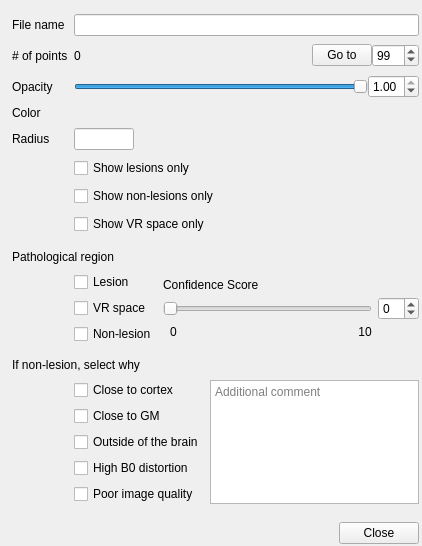
<?xml version="1.0" encoding="UTF-8"?>
<ui version="4.0">
 <class>ToolWindowLesionPopup</class>
 <widget class="QWidget" name="ToolWindowLesionPopup">
  <property name="geometry">
   <rect>
    <x>0</x>
    <y>0</y>
    <width>422</width>
    <height>541</height>
   </rect>
  </property>
  <property name="windowTitle">
   <string>Lesion Pop-up Navigator</string>
  </property>
  <layout class="QVBoxLayout" name="verticalLayout">
   <property name="leftMargin">
    <number>12</number>
   </property>
   <property name="rightMargin">
    <number>3</number>
   </property>
   <property name="bottomMargin">
    <number>0</number>
   </property>
   <item>
    <layout class="QGridLayout" name="gridLayout" columnstretch="0,0">
     <property name="topMargin">
      <number>3</number>
     </property>
     <property name="verticalSpacing">
      <number>8</number>
     </property>
     <item row="11" column="0" colspan="2">
      <widget class="QLabel" name="label_5">
       <property name="text">
        <string>If non-lesion, select why</string>
       </property>
      </widget>
     </item>
     <item row="6" column="1">
      <widget class="QCheckBox" name="checkBoxShowNonLesionOnly">
       <property name="text">
        <string>Show non-lesions only</string>
       </property>
       <property name="checked">
        <bool>false</bool>
       </property>
      </widget>
     </item>
     <item row="1" column="1">
      <layout class="QHBoxLayout" name="horizontalLayout_5">
       <item>
        <widget class="QLabel" name="labelNumberTotal">
         <property name="text">
          <string>0</string>
         </property>
        </widget>
       </item>
       <item>
        <spacer name="horizontalSpacer_5">
         <property name="orientation">
          <enum>Qt::Horizontal</enum>
         </property>
         <property name="sizeHint" stdset="0">
          <size>
           <width>40</width>
           <height>20</height>
          </size>
         </property>
        </spacer>
       </item>
       <item>
        <widget class="QPushButton" name="pushButtonGoToPoint">
         <property name="maximumSize">
          <size>
           <width>60</width>
           <height>16777215</height>
          </size>
         </property>
         <property name="text">
          <string>Go to</string>
         </property>
        </widget>
       </item>
       <item>
        <widget class="QSpinBox" name="spinBoxGoToPoint">
         <property name="wrapping">
          <bool>true</bool>
         </property>
         <property name="minimum">
          <number>1</number>
         </property>
         <property name="maximum">
          <number>999</number>
         </property>
        </widget>
       </item>
      </layout>
     </item>
     <item row="0" column="1">
      <widget class="QLineEdit" name="lineEditFileName"/>
     </item>
     <item row="3" column="1">
      <layout class="QHBoxLayout" name="horizontalLayout_3">
       <item>
        <widget class="QtColorPicker" name="colorpickerPointColor" native="true"/>
       </item>
       <item>
        <spacer name="horizontalSpacer_3">
         <property name="orientation">
          <enum>Qt::Horizontal</enum>
         </property>
         <property name="sizeHint" stdset="0">
          <size>
           <width>0</width>
           <height>0</height>
          </size>
         </property>
        </spacer>
       </item>
      </layout>
     </item>
     <item row="14" column="0">
      <spacer name="verticalSpacer_2">
       <property name="orientation">
        <enum>Qt::Vertical</enum>
       </property>
       <property name="sizeType">
        <enum>QSizePolicy::MinimumExpanding</enum>
       </property>
       <property name="sizeHint" stdset="0">
        <size>
         <width>20</width>
         <height>2</height>
        </size>
       </property>
      </spacer>
     </item>
     <item row="4" column="1">
      <layout class="QHBoxLayout" name="horizontalLayout">
       <item>
        <widget class="QLineEdit" name="lineEditRadius">
         <property name="maximumSize">
          <size>
           <width>60</width>
           <height>16777215</height>
          </size>
         </property>
        </widget>
       </item>
       <item>
        <spacer name="horizontalSpacer_2">
         <property name="orientation">
          <enum>Qt::Horizontal</enum>
         </property>
         <property name="sizeHint" stdset="0">
          <size>
           <width>40</width>
           <height>20</height>
          </size>
         </property>
        </spacer>
       </item>
      </layout>
     </item>
     <item row="3" column="0">
      <widget class="QLabel" name="labelColor_2">
       <property name="text">
        <string>Color</string>
       </property>
      </widget>
     </item>
     <item row="13" column="1">
      <layout class="QHBoxLayout" name="horizontalLayout_8">
       <property name="topMargin">
        <number>10</number>
       </property>
       <item>
        <spacer name="horizontalSpacer_4">
         <property name="orientation">
          <enum>Qt::Horizontal</enum>
         </property>
         <property name="sizeHint" stdset="0">
          <size>
           <width>40</width>
           <height>20</height>
          </size>
         </property>
        </spacer>
       </item>
       <item>
        <widget class="QPushButton" name="pushButtonClose">
         <property name="text">
          <string>Close</string>
         </property>
        </widget>
       </item>
      </layout>
     </item>
     <item row="9" column="0" colspan="2">
      <widget class="QLabel" name="label_4">
       <property name="text">
        <string>Pathological region</string>
       </property>
      </widget>
     </item>
     <item row="12" column="1">
      <widget class="QWidget" name="widget_3" native="true">
       <property name="minimumSize">
        <size>
         <width>0</width>
         <height>0</height>
        </size>
       </property>
       <layout class="QHBoxLayout" name="horizontalLayout_7">
        <property name="leftMargin">
         <number>0</number>
        </property>
        <property name="topMargin">
         <number>0</number>
        </property>
        <property name="rightMargin">
         <number>0</number>
        </property>
        <property name="bottomMargin">
         <number>0</number>
        </property>
        <item>
         <layout class="QVBoxLayout" name="verticalLayout_3">
          <item>
           <widget class="QCheckBox" name="checkBoxNonLesionCloseToCortex">
            <property name="text">
             <string>Close to cortex</string>
            </property>
            <property name="checked">
             <bool>false</bool>
            </property>
           </widget>
          </item>
          <item>
           <widget class="QCheckBox" name="checkBoxNonLesionCloseToGM">
            <property name="text">
             <string>Close to GM</string>
            </property>
            <property name="checked">
             <bool>false</bool>
            </property>
           </widget>
          </item>
          <item>
           <widget class="QCheckBox" name="checkBoxNonLesionOutsideOfBrain">
            <property name="text">
             <string>Outside of the brain</string>
            </property>
            <property name="checked">
             <bool>false</bool>
            </property>
           </widget>
          </item>
          <item>
           <widget class="QCheckBox" name="checkBoxNonLesionHighB0Distortion">
            <property name="text">
             <string>High B0 distortion</string>
            </property>
            <property name="checked">
             <bool>false</bool>
            </property>
           </widget>
          </item>
          <item>
           <widget class="QCheckBox" name="checkBoxNonLesionPoorImageQuality">
            <property name="text">
             <string>Poor image quality</string>
            </property>
            <property name="checked">
             <bool>false</bool>
            </property>
           </widget>
          </item>
         </layout>
        </item>
        <item>
         <layout class="QVBoxLayout" name="verticalLayout_4">
          <property name="spacing">
           <number>5</number>
          </property>
          <item>
           <widget class="QPlainTextEdit" name="textEditAdditionalComment">
            <property name="sizePolicy">
             <sizepolicy hsizetype="Expanding" vsizetype="Ignored">
              <horstretch>0</horstretch>
              <verstretch>0</verstretch>
             </sizepolicy>
            </property>
            <property name="maximumSize">
             <size>
              <width>16777215</width>
              <height>1666666</height>
             </size>
            </property>
            <property name="placeholderText">
             <string>Additional comment</string>
            </property>
           </widget>
          </item>
         </layout>
        </item>
       </layout>
      </widget>
     </item>
     <item row="0" column="0">
      <widget class="QLabel" name="labelFileName">
       <property name="text">
        <string>File name</string>
       </property>
      </widget>
     </item>
     <item row="4" column="0">
      <widget class="QLabel" name="labelRadius">
       <property name="text">
        <string>Radius</string>
       </property>
      </widget>
     </item>
     <item row="10" column="1">
      <widget class="QWidget" name="widget" native="true">
       <property name="minimumSize">
        <size>
         <width>0</width>
         <height>0</height>
        </size>
       </property>
       <layout class="QHBoxLayout" name="horizontalLayout_6">
        <property name="leftMargin">
         <number>0</number>
        </property>
        <property name="topMargin">
         <number>0</number>
        </property>
        <property name="rightMargin">
         <number>0</number>
        </property>
        <property name="bottomMargin">
         <number>6</number>
        </property>
        <item>
         <layout class="QVBoxLayout" name="verticalLayout_2">
          <item>
           <widget class="QCheckBox" name="checkBoxRegionLesion">
            <property name="text">
             <string>Lesion</string>
            </property>
            <property name="checked">
             <bool>false</bool>
            </property>
           </widget>
          </item>
          <item>
           <widget class="QCheckBox" name="checkBoxRegionVRSpace">
            <property name="text">
             <string>VR space</string>
            </property>
            <property name="checked">
             <bool>false</bool>
            </property>
           </widget>
          </item>
          <item>
           <widget class="QCheckBox" name="checkBoxRegionNonLesion">
            <property name="text">
             <string>Non-lesion</string>
            </property>
            <property name="checked">
             <bool>false</bool>
            </property>
           </widget>
          </item>
         </layout>
        </item>
        <item>
         <layout class="QGridLayout" name="gridLayout_2">
          <property name="verticalSpacing">
           <number>0</number>
          </property>
          <item row="1" column="1">
           <widget class="QSpinBox" name="spinBoxConfidenceScore">
            <property name="wrapping">
             <bool>true</bool>
            </property>
            <property name="minimum">
             <number>0</number>
            </property>
            <property name="maximum">
             <number>10</number>
            </property>
           </widget>
          </item>
          <item row="0" column="0">
           <widget class="QLabel" name="label_3">
            <property name="text">
             <string>Confidence Score</string>
            </property>
           </widget>
          </item>
          <item row="1" column="0">
           <widget class="QSlider" name="sliderConfidenceScore">
            <property name="maximum">
             <number>10</number>
            </property>
            <property name="pageStep">
             <number>1</number>
            </property>
            <property name="value">
             <number>0</number>
            </property>
            <property name="orientation">
             <enum>Qt::Horizontal</enum>
            </property>
            <property name="tickPosition">
             <enum>QSlider::NoTicks</enum>
            </property>
           </widget>
          </item>
          <item row="2" column="0">
           <layout class="QHBoxLayout" name="horizontalLayout_4">
            <property name="leftMargin">
             <number>7</number>
            </property>
            <item>
             <widget class="QLabel" name="label">
              <property name="text">
               <string>0</string>
              </property>
              <property name="alignment">
               <set>Qt::AlignCenter</set>
              </property>
             </widget>
            </item>
            <item>
             <spacer name="horizontalSpacer">
              <property name="orientation">
               <enum>Qt::Horizontal</enum>
              </property>
              <property name="sizeHint" stdset="0">
               <size>
                <width>40</width>
                <height>20</height>
               </size>
              </property>
             </spacer>
            </item>
            <item>
             <widget class="QLabel" name="label_2">
              <property name="text">
               <string>10</string>
              </property>
              <property name="alignment">
               <set>Qt::AlignCenter</set>
              </property>
             </widget>
            </item>
           </layout>
          </item>
         </layout>
        </item>
       </layout>
      </widget>
     </item>
     <item row="2" column="1">
      <layout class="QHBoxLayout" name="horizontalLayout_2">
       <item>
        <widget class="QSlider" name="sliderOpacity">
         <property name="maximum">
          <number>100</number>
         </property>
         <property name="value">
          <number>100</number>
         </property>
         <property name="orientation">
          <enum>Qt::Horizontal</enum>
         </property>
        </widget>
       </item>
       <item>
        <widget class="QDoubleSpinBox" name="doubleSpinBoxOpacity">
         <property name="maximum">
          <double>1.000000000000000</double>
         </property>
         <property name="singleStep">
          <double>0.100000000000000</double>
         </property>
         <property name="value">
          <double>1.000000000000000</double>
         </property>
        </widget>
       </item>
      </layout>
     </item>
     <item row="8" column="1">
      <spacer name="verticalSpacer">
       <property name="orientation">
        <enum>Qt::Vertical</enum>
       </property>
       <property name="sizeType">
        <enum>QSizePolicy::Fixed</enum>
       </property>
       <property name="sizeHint" stdset="0">
        <size>
         <width>1</width>
         <height>8</height>
        </size>
       </property>
      </spacer>
     </item>
     <item row="2" column="0">
      <widget class="QLabel" name="labelOpacity">
       <property name="text">
        <string>Opacity</string>
       </property>
      </widget>
     </item>
     <item row="5" column="1">
      <widget class="QCheckBox" name="checkBoxShowLesionOnly">
       <property name="text">
        <string>Show lesions only</string>
       </property>
       <property name="checked">
        <bool>false</bool>
       </property>
      </widget>
     </item>
     <item row="1" column="0">
      <widget class="QLabel" name="labelNumberOfPoints">
       <property name="text">
        <string># of points</string>
       </property>
      </widget>
     </item>
     <item row="7" column="1">
      <widget class="QCheckBox" name="checkBoxShowVRSpaceOnly">
       <property name="text">
        <string>Show VR space only</string>
       </property>
       <property name="checked">
        <bool>false</bool>
       </property>
      </widget>
     </item>
    </layout>
   </item>
  </layout>
 </widget>
 <customwidgets>
  <customwidget>
   <class>QtColorPicker</class>
   <extends>QWidget</extends>
   <header>qtcolorpicker.h</header>
   <container>1</container>
   <slots>
    <signal>colorChanged(QColor)</signal>
    <signal>currentColorChanged(QColor)</signal>
   </slots>
  </customwidget>
 </customwidgets>
 <resources/>
 <connections>
  <connection>
   <sender>pushButtonClose</sender>
   <signal>clicked()</signal>
   <receiver>ToolWindowLesionPopup</receiver>
   <slot>hide()</slot>
   <hints>
    <hint type="sourcelabel">
     <x>438</x>
     <y>512</y>
    </hint>
    <hint type="destinationlabel">
     <x>459</x>
     <y>653</y>
    </hint>
   </hints>
  </connection>
 </connections>
</ui>
